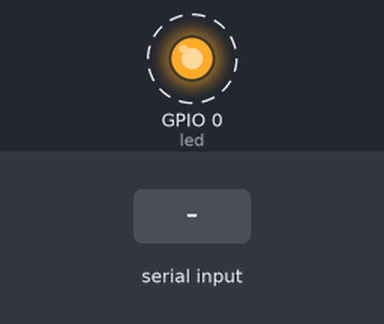
Recording of a program running on a simulated ESP32 board running MicroPython. On the bench: output pins drawn as LEDs (lit = HIGH). Dashed ring = blinking. The test bench sets the inputs (shaded band). What the program prints to the serial console is not drawn.

Above: at 0.8 s.
1.3 s: "1\n" received over the second serial link
Timing chart, 0 to 10.3 s (numbered marks = the images above; inputs shaded):
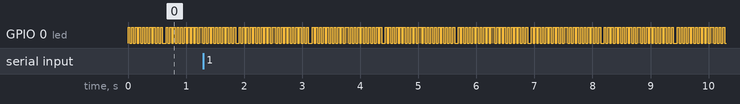

The program:

main.py
```python
"""
 ******************************************************************************
 * @file     main.py
 * @author   team()
 * @version  V1.0
 * @date     2023-12-01
 * @brief    Serial port experiment
 * @license  Copyright (c) 2020-2032,
 ******************************************************************************

 * Experiment purpose: Learn the use of the serial port (receive and send)

 * Hardware resources and pin allocation:
 * 1,   LED --> ESP32S3 IO
 *      LED --> IO1
 * 2, UART0 --> ESP32S3 IO
 *     TXD0 --> IO9
 *     RXD0 --> IO8

 * Experimental phenomenon
 * 1, Communicate with the host computer through serial port 2. After receiving a string sent by the
 *    serial port assistant (ending with a carriage return), the program sends it back to the serial
 *    port assistant. At the same time, serial port 2 periodically outputs a piece of information,
 *    which the serial port assistant can display.

 * Things to note
 * 1, IO9 and IO8 need to be connected to an external USB-to-TTL serial port module before you can
 *    communicate with the host computer.

 ******************************************************************************

 ******************************************************************************
"""

from machine import UART,Pin
import time

if __name__ == '__main__':

    times = 0
    # Initialize the LED and output high level
    led = Pin(0,Pin.OUT,value = 1)
    # Initialize serial port 2
    uart = UART(2,115200,rx = 9,tx = 8,bits = 8, parity = None, stop = 1)           # Set serial port 2 and baud rate

    while True:

        # Determine whether the message has been received
        if uart.any():
            print('Received data:')
            text = uart.read(128) # Receive 128 characters
            print(text) # Print the data received by serial port 2 through the REPL
        else:
            times+=1
            if (times % 1000) == 0:
                uart.write('ESP32S3 Development Board Serial Port Experiment\r\n') # Send a piece of data
            elif (times % 200) == 0:
                uart.write('Please enter data\r\n')    # Send a piece of data
            elif (times % 30) == 0:
                led_state = led.value()
                led.value(not led_state)

        time.sleep_ms(1)
```

Measured:
- by itself, GPIO 0 (led): alternates HIGH for 0.03 s and LOW for 0.03 s
